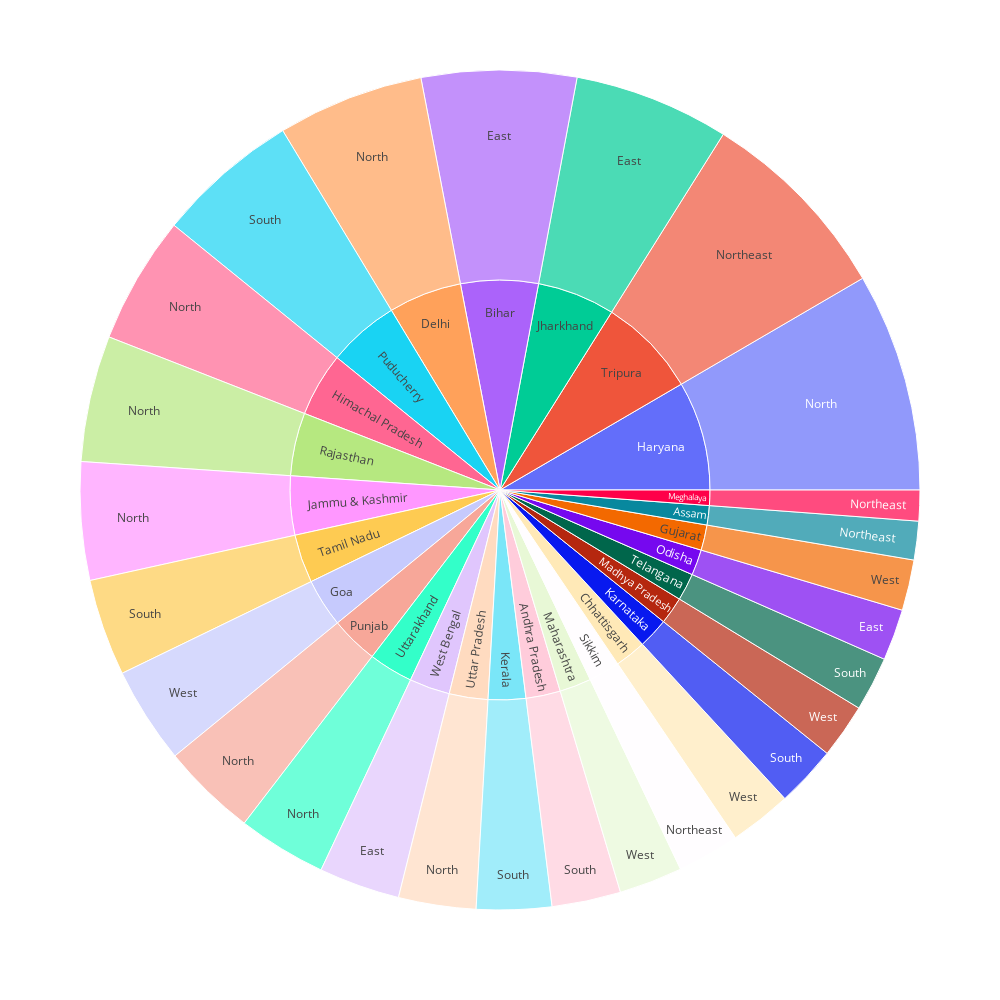

Source (notebook cell):
### Code cell
import plotly.express as px
unemployment=data[["States","Region","Estimated Unemployment Rate"]]
figure= px.sunburst(unemployment,path=["States","Region"],
                   values="Estimated Unemployment Rate",
                   width=1000,height=1000,color_continuous_scale="RdY1Gn")
figure.show()

### Figure 1 — Plotly figure (JSON) as saved in the notebook; plotly's stock layout.template omitted (floating-point values rounded to 4 significant figures)
{"data": [{"branchvalues": "total", "domain": {"x": [0, 1], "y": [0, 1]}, "hovertemplate": "labels=%{label}<br>Estimated Unemployment Rate=%{value}<br>parent=%{parent}<br>id=%{id}<extra></extra>", "ids": ["Bihar/East", "Jharkhand/East", "Odisha/East", "West Bengal/East", "Delhi/North", "Haryana/North", "Himachal Pradesh/North", "Jammu & Kashmir/North", "Punjab/North", "Rajasthan/North", "Uttar Pradesh/North", "Uttarakhand/North", "Assam/Northeast", "Meghalaya/Northeast", "Sikkim/Northeast", "Tripura/Northeast", "Andhra Pradesh/South", "Karnataka/South", "Kerala/South", "Puducherry/South", "Tamil Nadu/South", "Telangana/South", "Chhattisgarh/West", "Goa/West", "Gujarat/West", "Madhya Pradesh/West", "Maharashtra/West", "Andhra Pradesh", "Assam", "Bihar", "Chhattisgarh", "Delhi", "Goa", "Gujarat", "Haryana", "Himachal Pradesh", "Jammu & Kashmir", "Jharkhand", "Karnataka", "Kerala", "Madhya Pradesh", "Maharashtra", "Meghalaya", "Odisha", "Puducherry", "Punjab", "Rajasthan", "Sikkim", "Tamil Nadu", "Telangana", "Tripura", "Uttar Pradesh", "Uttarakhand", "West Bengal"], "labels": ["East", "East", "East", "East", "North", "North", "North", "North", "North", "North", "North", "North", "Northeast", "Northeast", "Northeast", "Northeast", "South", "South", "South", "South", "South", "South", "West", "West", "West", "West", "West", "Andhra Pradesh", "Assam", "Bihar", "Chhattisgarh", "Delhi", "Goa", "Gujarat", "Haryana", "Himachal Pradesh", "Jammu & Kashmir", "Jharkhand", "Karnataka", "Kerala", "Madhya Pradesh", "Maharashtra", "Meghalaya", "Odisha", "Puducherry", "Punjab", "Rajasthan", "Sikkim", "Tamil Nadu", "Telangana", "Tripura", "Uttar Pradesh", "Uttarakhand", "West Bengal"], "name": "", "parents": ["Bihar", "Jharkhand", "Odisha", "West Bengal", "Delhi", "Haryana", "Himachal Pradesh", "Jammu & Kashmir", "Punjab", "Rajasthan", "Uttar Pradesh", "Uttarakhand", "Assam", "Meghalaya", "Sikkim", "Tripura", "Andhra Pradesh", "Karnataka", "Kerala", "Puducherry", "Tamil Nadu", "Telangana", "Chhattisgarh", "Goa", "Gujarat", "Madhya Pradesh", "Maharashtra", "", "", "", "", "", "", "", "", "", "", "", "", "", "", "", "", "", "", "", "", "", "", "", "", "", "", ""], "type": "sunburst", "values": [194.7, 195.4, 64.62, 101.9, 184.1, 274.8, 160.7, 148.3, 119.8, 158.7, 97.37, 111.6, 48.56, 38.66, 78.34, 250.6, 86.64, 76.68, 94.34, 179.4, 121.9, 68.33, 78.19, 121.7, 63.76, 68.54, 79.79, 86.64, 48.56, 194.7, 78.19, 184.1, 121.7, 63.76, 274.8, 160.7, 148.3, 195.4, 76.68, 94.34, 68.54, 79.79, 38.66, 64.62, 179.4, 119.8, 158.7, 78.34, 121.9, 68.33, 250.6, 97.37, 111.6, 101.9]}], "layout": {"height": 1000, "legend": {"tracegroupgap": 0}, "margin": {"t": 60}, "width": 1000}}
